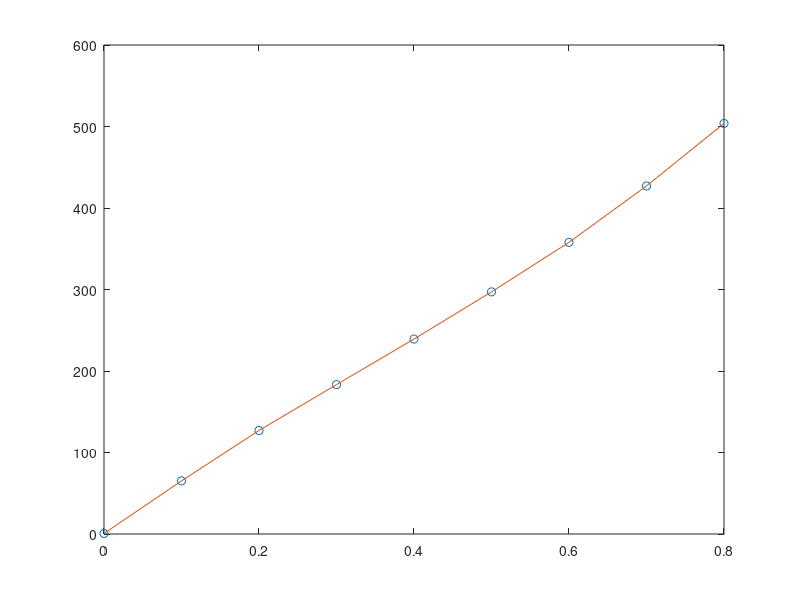

MATLAB code to generate this figure: (Note: this script raises an error after producing the figure.)
%% Tratamento de dados do mancal otimziado
% rafael Corsi

% load otimziado dx
load('fem_otimizado_dx.mat')

figure
plot(fem_otimzado_dx(:,1),fem_otimzado_dx(:,2), 'o');
hold on
plot(fem_otimzado_dx(:,1),fem_otimzado_dx(:,2));
hold off
belezura
xlabel('d_x [mm]');
ylabel('F_x [N]')
export_pdf('Resultados/passivo_otimizado_fem_dx',1);

%% load dy
load fem_otimizado_dy;
fem_otimizado_dy.Fy(5)=-30;
plot(fem_otimizado_dy.dy, fem_otimizado_dy.Fy,'Marker','+');
xlabel('d_y [mm]');
ylabel('F_y [N]')
belezura
export_pdf('Resultados/passivo_otimizado_fem_dy',1);


%% load dx e dy

load fem_otimizado_plano;

c = 1;
xx =1;
zz =1;
for x=0:0.5:4
    for z=0:0.5:4
        f(xx,zz) = fem_otimizado_plano.Fx(c);  
        c = c+1;
        zz = zz +1;
    end
    zz=1;
    xx = xx + 1;
end

[X Y] = meshgrid(0:0.5:4,0:0.5:4);

figure1 = figure('PaperType','<custom>','PaperSize',[5 5]);

axes1 = axes('Parent',figure1);
view(axes1,[-67.5 16]);
hold(axes1,'all');
surf(X,Y,f,'Parent',axes1);



export_pdf('Eletromagnetica/Resultados/passivo_otimizado_fem_plano',1);
